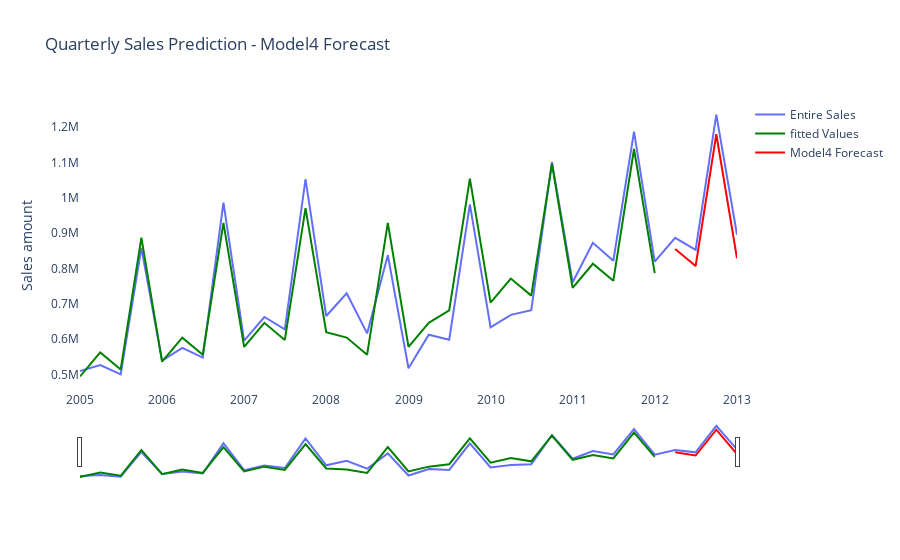

This figure's notebook cell:
### Code cell
# a. Create a graph of the entire series of sales and overlay the fitted values and the forecast on the testing set.

fig = go.Figure()

fig.add_trace(go.Scatter(
        x = df.index, 
        y = df['Sales'], # entire series of sales
        mode = 'lines',
        name = 'Entire Sales')
             )

fig.add_trace(go.Scatter(
                x = df.index, 
                y = df['M4'].loc[:'2012-01-01'], # fitted values
                mode = 'lines',
                name = 'fitted Values',
                marker_color = 'Green')
             )

fig.add_trace(go.Scatter(
               x = df.index[-4:], 
                y = df['M4'].loc['2012-04-01':], # forecast values
                mode = 'lines',
                name = 'Model4 Forecast',
                marker_color = 'red')
             )

fig.update_layout(title_text = 'Quarterly Sales Prediction - Model4 Forecast',
                  yaxis_title = 'Sales amount',
                  plot_bgcolor='rgba(0,0,0,0)')

fig.update_xaxes(rangeslider_visible = True)

fig.show()

### Figure 1 — Plotly figure (JSON) as saved in the notebook; plotly's stock layout.template omitted (floating-point values rounded to 4 significant figures)
{"data": [{"mode": "lines", "name": "Entire Sales", "type": "scatter", "x": ["2005-01-01T00:00:00", "2005-04-01T00:00:00", "2005-07-01T00:00:00", "2005-10-01T00:00:00", "2006-01-01T00:00:00", "2006-04-01T00:00:00", "2006-07-01T00:00:00", "2006-10-01T00:00:00", "2007-01-01T00:00:00", "2007-04-01T00:00:00", "2007-07-01T00:00:00", "2007-10-01T00:00:00", "2008-01-01T00:00:00", "2008-04-01T00:00:00", "2008-07-01T00:00:00", "2008-10-01T00:00:00", "2009-01-01T00:00:00", "2009-04-01T00:00:00", "2009-07-01T00:00:00", "2009-10-01T00:00:00", "2010-01-01T00:00:00", "2010-04-01T00:00:00", "2010-07-01T00:00:00", "2010-10-01T00:00:00", "2011-01-01T00:00:00", "2011-04-01T00:00:00", "2011-07-01T00:00:00", "2011-10-01T00:00:00", "2012-01-01T00:00:00", "2012-04-01T00:00:00", "2012-07-01T00:00:00", "2012-10-01T00:00:00", "2013-01-01T00:00:00"], "y": [509901, 526701, 500105, 858446, 539241, 574940, 547786, 986354, 595729, 662562, 627323, 1053157, 665480, 729634, 616152, 837593, 517615, 612493, 598212, 981384, 633586, 668760, 681729, 1101215, 761018, 872712, 821767, 1187440, 819170, 886569, 852741, 1235769, 895484]}, {"marker": {"color": "Green"}, "mode": "lines", "name": "fitted Values", "type": "scatter", "x": ["2005-01-01T00:00:00", "2005-04-01T00:00:00", "2005-07-01T00:00:00", "2005-10-01T00:00:00", "2006-01-01T00:00:00", "2006-04-01T00:00:00", "2006-07-01T00:00:00", "2006-10-01T00:00:00", "2007-01-01T00:00:00", "2007-04-01T00:00:00", "2007-07-01T00:00:00", "2007-10-01T00:00:00", "2008-01-01T00:00:00", "2008-04-01T00:00:00", "2008-07-01T00:00:00", "2008-10-01T00:00:00", "2009-01-01T00:00:00", "2009-04-01T00:00:00", "2009-07-01T00:00:00", "2009-10-01T00:00:00", "2010-01-01T00:00:00", "2010-04-01T00:00:00", "2010-07-01T00:00:00", "2010-10-01T00:00:00", "2011-01-01T00:00:00", "2011-04-01T00:00:00", "2011-07-01T00:00:00", "2011-10-01T00:00:00", "2012-01-01T00:00:00", "2012-04-01T00:00:00", "2012-07-01T00:00:00", "2012-10-01T00:00:00", "2013-01-01T00:00:00"], "y": [494300.0, 562400.0, 514100.0, 887300.0, 536100.0, 604200.0, 555900.0, 929100.0, 577900.0, 646000.0, 597700.0, 970900.0, 619800.0, 604300.0, 555900.0, 929200.0, 578000.0, 646100.0, 681300.0, 1055000.0, 703400.0, 771500.0, 723200.0, 1096000.0, 745200.0, 813300.0, 765000.0, 1138000.0, 787000.0]}, {"marker": {"color": "red"}, "mode": "lines", "name": "Model4 Forecast", "type": "scatter", "x": ["2012-04-01T00:00:00", "2012-07-01T00:00:00", "2012-10-01T00:00:00", "2013-01-01T00:00:00"], "y": [855100.0, 806800.0, 1180000.0, 828900.0]}], "layout": {"plot_bgcolor": "rgba(0,0,0,0)", "title": {"text": "Quarterly Sales Prediction - Model4 Forecast"}, "xaxis": {"rangeslider": {"visible": true}}, "yaxis": {"title": {"text": "Sales amount"}}}}
